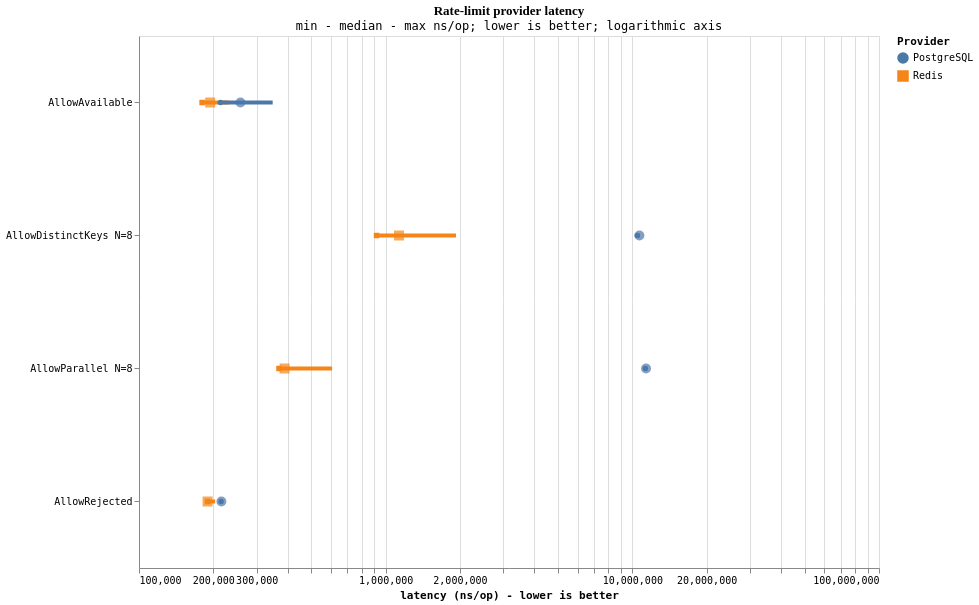

Express this chart as Vega-Lite.
### Vega-Lite specification from a JSON file in a GitHub repository (floating-point values rounded to 4 significant figures)
{"$schema": "https://vega.github.io/schema/vega-lite/v5.json", "title": {"text": "Rate-limit provider latency", "subtitle": "min - median - max ns/op; lower is better; logarithmic axis"}, "width": 740, "height": 532, "data": {"values": [{"provider": "Redis", "scenario": "AllowAvailable", "panel": "Equivalent allow decisions", "min": 180223, "median": 194315, "max": 231276, "samples": 3}, {"provider": "PostgreSQL", "scenario": "AllowAvailable", "panel": "Equivalent allow decisions", "min": 213727, "median": 257818, "max": 348329, "samples": 3}, {"provider": "Redis", "scenario": "AllowRejected", "panel": "Equivalent allow decisions", "min": 189556, "median": 189675, "max": 203622, "samples": 3}, {"provider": "PostgreSQL", "scenario": "AllowRejected", "panel": "Equivalent allow decisions", "min": 215119, "median": 215778, "max": 219055, "samples": 3}, {"provider": "Redis", "scenario": "AllowParallel N=8", "panel": "Equivalent allow decisions", "min": 369298, "median": 389205, "max": 606293, "samples": 3}, {"provider": "PostgreSQL", "scenario": "AllowParallel N=8", "panel": "Equivalent allow decisions", "min": 11296702, "median": 11366589, "max": 11450738, "samples": 3}, {"provider": "Redis", "scenario": "AllowDistinctKeys N=8", "panel": "Equivalent allow decisions", "min": 918499, "median": 1132675, "max": 1928053, "samples": 3}, {"provider": "PostgreSQL", "scenario": "AllowDistinctKeys N=8", "panel": "Equivalent allow decisions", "min": 10481717, "median": 10683650, "max": 10711803, "samples": 3}]}, "encoding": {"y": {"field": "scenario", "type": "nominal", "title": null}, "color": {"field": "provider", "type": "nominal", "title": "Provider"}, "shape": {"field": "provider", "type": "nominal", "title": "Provider"}, "row": {"field": "panel", "type": "nominal", "title": null}}, "layer": [{"mark": {"type": "rule", "strokeWidth": 4}, "encoding": {"x": {"field": "min", "type": "quantitative", "title": "latency (ns/op) - lower is better", "scale": {"type": "log", "zero": false}}, "x2": {"field": "max"}}}, {"mark": {"type": "point", "filled": true, "size": 100}, "encoding": {"x": {"field": "median", "type": "quantitative", "scale": {"type": "log", "zero": false}}}}], "config": {"font": "Comic Mono, SFMono-Regular, Consolas, monospace", "title": {"font": "Architects Daughter, Comic Sans MS, cursive"}, "background": "#FFFFFF"}}
